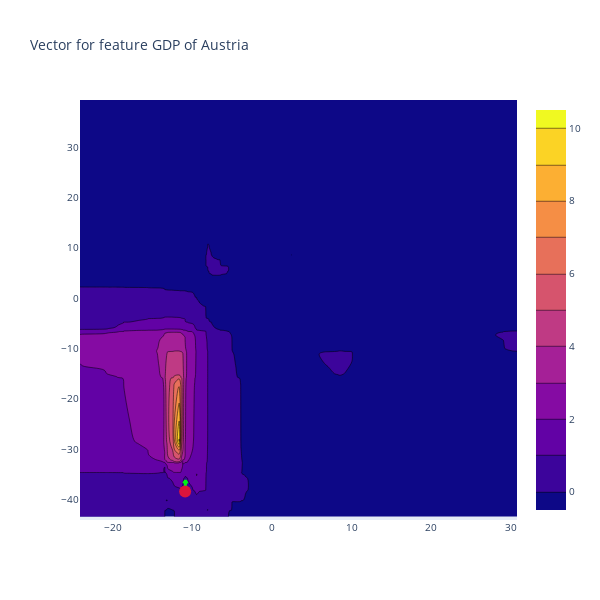

The notebook cell saved with this chart:
### Markdown cell above
##### PLOT ARROW WITH CONTOUR VALUE OF THE FEATURE IN HD

### Code cell
explainer.plot_one_arrow_with_contour(feature_id, instance_id)

### Figure 1 — Plotly figure (JSON) as saved in the notebook; plotly's stock layout.template omitted (floating-point values rounded to 4 significant figures; data arrays with more than 128 entries replaced by an {"elided": "..."} marker saying what was removed)
{"data": [{"line": {"color": "#00f514", "width": 3}, "mode": "lines", "type": "scatter", "x": [-10.9, -10.86, null, -10.65, -10.86, -11.09, null], "y": [-38.43, -36.24, null, -36.86, -36.24, -36.85, null]}, {"marker": {"color": "crimson", "size": 12}, "showlegend": false, "type": "scatter", "x": [-10.9], "y": [-38.43]}, {"type": "contour", "x": {"elided": "138 float values"}, "y": {"elided": "138 float values"}, "z": {"elided": "138 float values"}}], "layout": {"font": {"size": 10}, "height": 600, "hovermode": "closest", "showlegend": false, "title": {"text": "Vector for feature GDP of Austria"}, "width": 600, "xaxis": {"mirror": true, "showgrid": false, "zeroline": false}, "yaxis": {"mirror": true, "showgrid": false, "zeroline": false}}}
